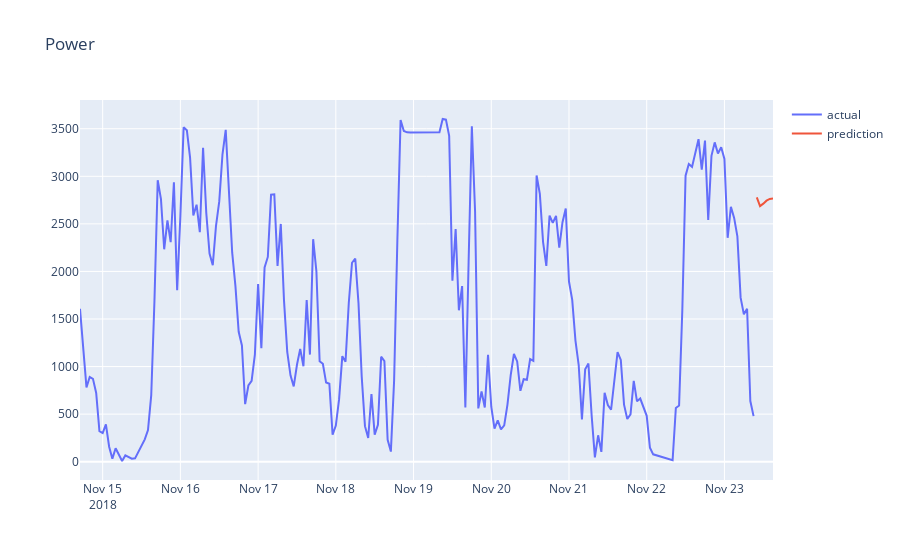

The code cell stored with this chart in its notebook:
### Code cell
model, history,plot,scaler,table, = trainer(ts_train, ts_validation,ts_test)

### Figure 1 — Plotly figure (JSON) as saved in the notebook; plotly's stock layout.template omitted (floating-point values rounded to 4 significant figures; data arrays with more than 128 entries replaced by an {"elided": "..."} marker saying what was removed)
{"data": [{"name": "actual", "type": "scatter", "x": {"elided": "206 str values"}, "y": {"elided": "206 float values"}}, {"name": "prediction", "type": "scatter", "x": {"elided": "206 str values"}, "y": {"elided": "206 float values"}}], "layout": {"title": {"text": "Power"}}}
